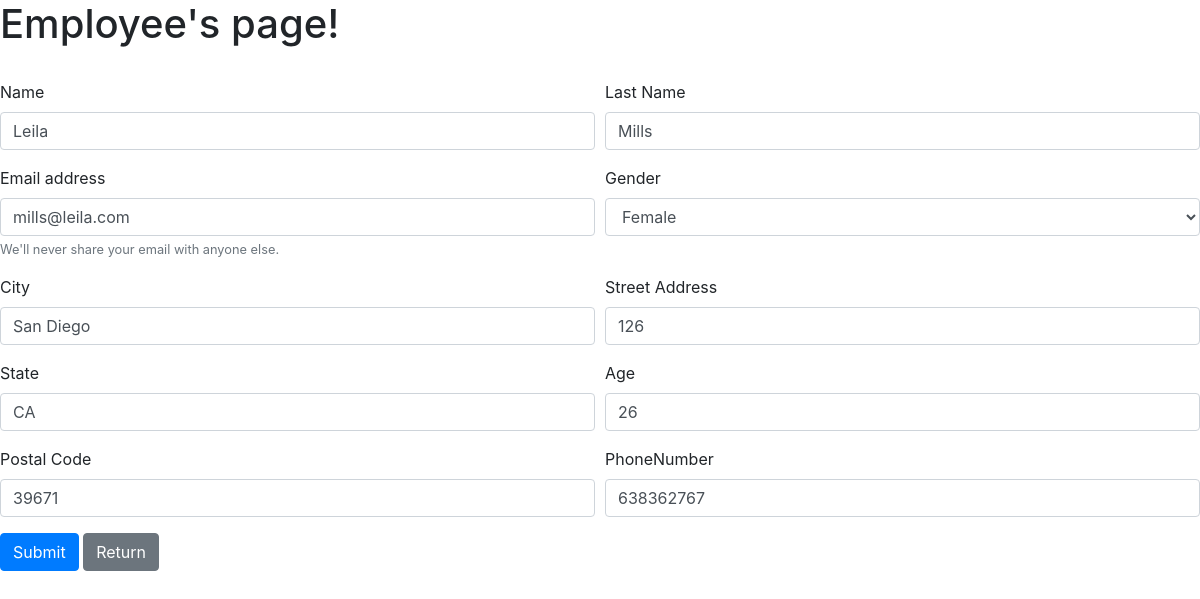
Screenshot of /?controller=employee&action=getEmployee&id=3 with the database file from the repository.
### tables this page shows
CREATE TABLE employees(
id INT NOT NULL PRIMARY KEY AUTO_INCREMENT,
name VARCHAR(50) NOT NULL,
last_name VARCHAR(50),
email VARCHAR(50) UNIQUE,
gender_id INT NOT NULL,
avatar VARCHAR(200),
age INT(2) NULL,
phone_number INT(9) NOT NULL,
city VARCHAR(50),
street_address VARCHAR (100),
state VARCHAR(50),
postal_code INT(5),
FOREIGN KEY (gender_id) REFERENCES genders(id) 
);

### models/helper/dbConnection.php (called while the page is built)
<?php
function conn()
{
    try {
        $connection = "mysql:host=" . HOST . ";"
            . "dbname=" . DB . ";"
            . "user=" . USER . ";"
            . "password=" . PASSWORD . ";"
            . "charset=" . CHARSET;
        $options = [
            PDO::ATTR_ERRMODE           =>  PDO::ERRMODE_EXCEPTION,
            PDO::ATTR_EMULATE_PREPARES  => FALSE,
        ];
        $pdo = new PDO($connection, USER, PASSWORD, $options);
        return $pdo;
    } catch (PDOException $e) {
        require_once(VIEWS . "/error/error.php");
    }
}

### models/employeeModel.php (called while the page is built, shortened)
<?php
require_once("helper/dbConnection.php");
function getById($id)
{
    $query = conn()->prepare("SELECT id, name, last_name, email, gender_id, avatar, age, phone_number, city, street_address, state, postal_code
    FROM employees e
    WHERE id = $id;");
    try {
        $query->execute();
        $employee = $query->fetch();
        return $employee;
    } catch (PDOException $e) {
        return [];
    }
}

### views/employee/employee.php (the view, shortened to what this page needs)
<!DOCTYPE html>
<html lang="en">
<head>
    <link rel="stylesheet" href="https://stackpath.bootstrapcdn.com/bootstrap/4.5.0/css/bootstrap.min.css">
</head>
<body>
    <div class="containter">
        <h1>Employee's page!</h1>
        <form class="mb-5 needs-validation" action="index.php?controller=employee&action=<?php echo isset($employee['id']) ? "updateEmployee" : "createEmployee" ?>" method="post">
            <div class="form-row">
                <div class="col">
                    <div class="form-group">
                        <label for="name">Name</label>
                        <input required type="text" value="<?php echo isset($employee['name']) ? $employee['name'] : null ?>" class="form-control" id="name" name="name" aria-describedby="name" placeholder="Enter name">
                    </div>
                </div>
                <div class="col">
                    <div class="form-group">
                        <label for="name">Last Name</label>
                        <input required type="text" value="<?php echo isset($employee['last_name']) ? $employee['last_name'] : null ?>" class="form-control" id="lastName" name="last_name" aria-describedby="lastnameHelp" placeholder="Enter last name">
                    </div>
                </div>
            </div>
            <div class="form-row">
                <div class="col">
                    <div class="form-group">
                        <label for="exampleInputEmail1">Email address</label>
                        <input required type="email" value="<?php echo isset($employee['email']) ? $employee['email'] : null ?>" class="form-control" id="email" name="email" aria-describedby="emailHelp" placeholder="Enter email">
                        <small id="emailHelp" class="form-text text-muted">We'll never share your email with anyone else.</small>
                    </div>
                </div>
                <div class="col">
                    <div class="form-group">
                        <label for="gender">Gender</label>
                        <select name="gender_id" class="form-control" id="gender" required>
                            <option value="2" <?php echo isset($employee['gender_id']) && $employee['gender_id']  == 2 ? 'selected' : null; ?>>Female</option>
                        </select>
                    </div>
                </div>
            </div>
            <div class="form-row">
                <div class="col">
                    <div class="form-group">
                        <label for="city">City</label>
                        <input type="text" value="<?php echo isset($employee['city']) ? $employee['city'] : null ?>" class="form-control" id="city" name="city" aria-describedby="CityHelp" placeholder="Enter City">
                    </div>
                </div>
                <div class="col">
                    <div class="form-group">
                        <label for="streetAddress">Street Address</label>
                        <input type="text" value="<?php echo isset($employee['street_address']) ? $employee['street_address'] : null ?>" class="form-control" id="streetAddress" name="street_address" aria-describedby="streetAddressHelp" placeholder="Enter streetAddress">
                    </div>
                </div>
            </div>
            <div class="form-row">
                <div class="col">
                    <div class="form-group">
                        <label for="state">State</label>
                        <input type="text" value="<?php echo isset($employee['state']) ? $employee['state'] : null ?>" class="form-control" id="state" name="state" aria-describedby="stateHelp" placeholder="Enter state">
                    </div>
                </div>
                <div class="col">
                    <div class="form-group">
                        <label for="age">Age</label>
                        <input type="text" value="<?php echo isset($employee['age']) ? $employee['age'] : null ?>" class="form-control" id="age" name="age" aria-describedby="ageHelp" placeholder="Enter age">
                    </div>
                </div>
            </div>
            <div class="form-row">
                <div class="col">
                    <div class="form-group">
                        <label for="postalCode">Postal Code</label>
                        <input type="text" value="<?php echo isset($employee['postal_code']) ? $employee['postal_code'] : null ?>" class="form-control" id="postalCode" name="postal_code" aria-describedby="postalCodeHelp" placeholder="Enter postalCode">
                    </div>
                </div>
                <div class="col">
                    <div class="form-group">
                        <label for="phoneNumber">PhoneNumber</label>
                        <input type="text" value="<?php echo isset($employee['phone_number']) ? $employee['phone_number'] : null ?>" class="form-control" id="phoneNumber" name="phone_number" aria-describedby="phoneNumberHelp" placeholder="Enter phoneNumber">
                    </div>
                </div>
            </div>
            <button type="submit" class="btn btn-primary">Submit</button>
            <a id="return" class="btn btn-secondary" href="<?php echo "?controller=employee&action=getAllEmployees&action=getAllEmployees"; ?>">Return</a>
        </form>
    </div>
</body>
</html>

### rows the page displays
employees: name "Leila", last_name "Mills", email "mills@leila.com", gender_id "Female", city "San Diego", street_address "126", state "CA", age "26", postal_code "39671", phone_number "638362767"
